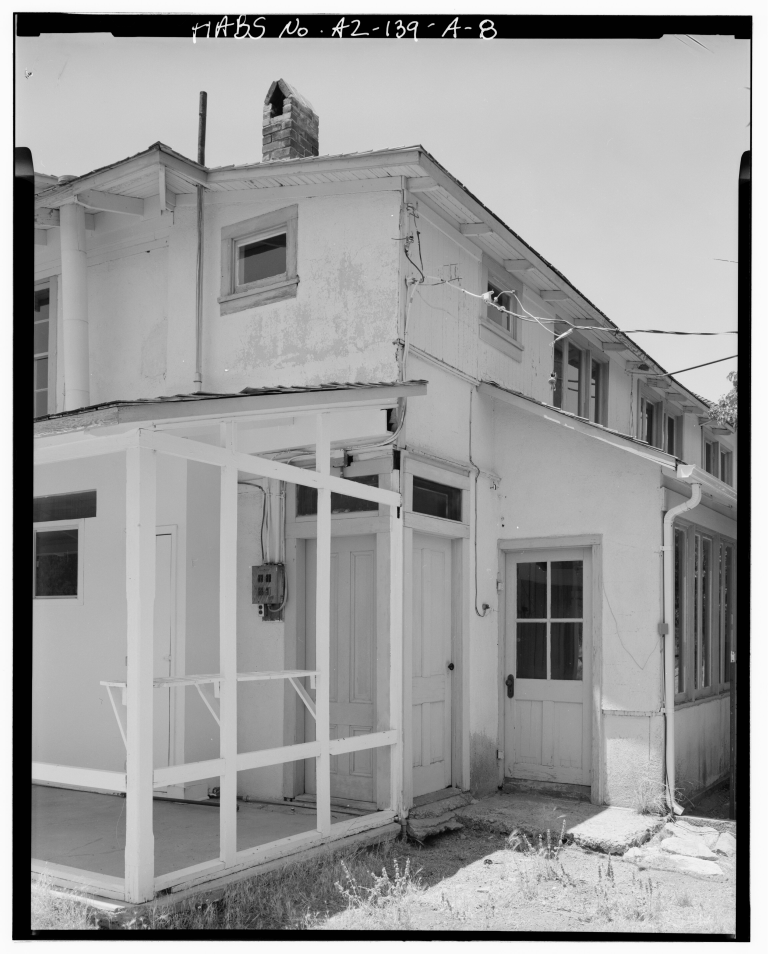
#> input picture chiricahua-media2/img/commons_2f6954ec6d.jpg, 3840 x 4767 px (shown at 1/5 size)
$ python anim.py ../../chiricahua-media2/img/commons_2f6954ec6d.jpg ../../chiricahua-media2/img/commons_373ed6f118.jpg ../../chiricahua-media2/img/commons_373ed6f118.jpg 1.0
#> lines starting #> are read from the running program, lines starting #| are printed output that depends on the picture
"""Animate AI stills for free on CPU: monocular depth (Depth-Anything-V2-Small, Apache-2.0) -> 2.5D parallax push-in,
or a plain Ken Burns move ("basic"). Usage: anim.py IMG OUT.mp4 MODE SECONDS   (MODE = parallax | kenburns)"""
import sys, subprocess, numpy as np, cv2
from PIL import Image

img_p, out, mode, secs = sys.argv[1], sys.argv[2], sys.argv[3], float(sys.argv[4])
W, H, FPS = 1920, 1080, 30
M = 1.12                                                  # render margin so edges never show
src = cv2.cvtColor(np.array(Image.open(img_p).convert("RGB")), cv2.COLOR_RGB2BGR)
src = cv2.resize(src, (int(W * M), int(H * M)), interpolation=cv2.INTER_LANCZOS4)
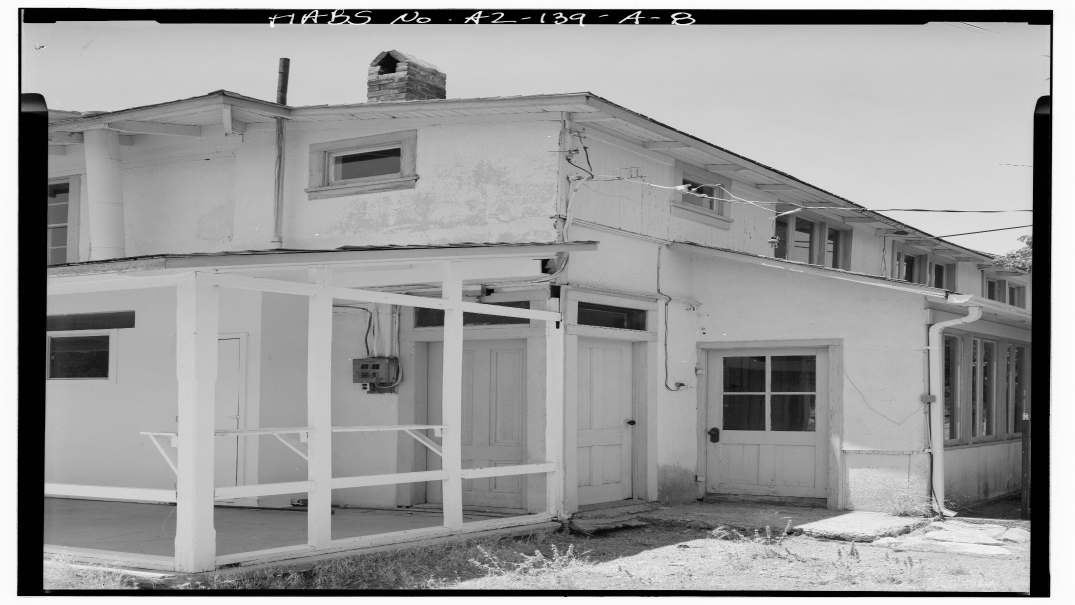
#> src: shape (1209, 2150, 3) (shown at 1/2 size); min 0, max 255, mean 154.6
sh, sw = src.shape[:2]
#> sh = 1209; sw = 2150
if mode == "parallax":
    from transformers import pipeline
    dep = pipeline("depth-estimation", model="depth-anything/Depth-Anything-V2-Small-hf")(Image.open(img_p).convert("RGB"))["depth"]
    d = cv2.resize(np.array(dep).astype(np.float32), (sw, sh), interpolation=cv2.INTER_CUBIC)
    d = (d - d.min()) / (np.ptp(d) + 1e-6)                # 1 = near
    d = cv2.GaussianBlur(d, (0, 0), 9)                    # soft depth = no tearing at edges
else:
    d = np.zeros((sh, sw), np.float32)
dd = cv2.resize(d, (W, H))
#> d: shape (1209, 2150) float32; every value is 0
ys, xs = np.mgrid[0:H, 0:W].astype(np.float32)
cx, cy = W / 2, H / 2
#> (the run stopped early here; a loop or call above may not have finished)

$ run again, on chiricahua-media2/img/commons_3deaf7b0ca.jpg
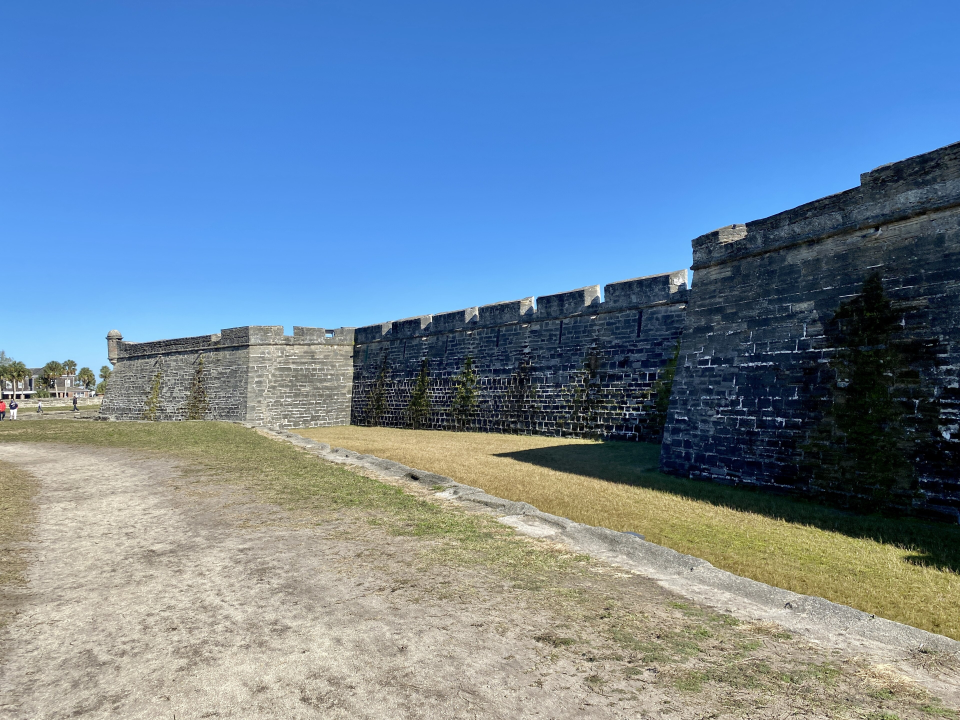
#> input picture chiricahua-media2/img/commons_3deaf7b0ca.jpg, 3840 x 2880 px (shown at 1/4 size)
#> `src = cv2.resize(src, (int(W * M), int(H * M)), interpolation=cv2.INTE..`:
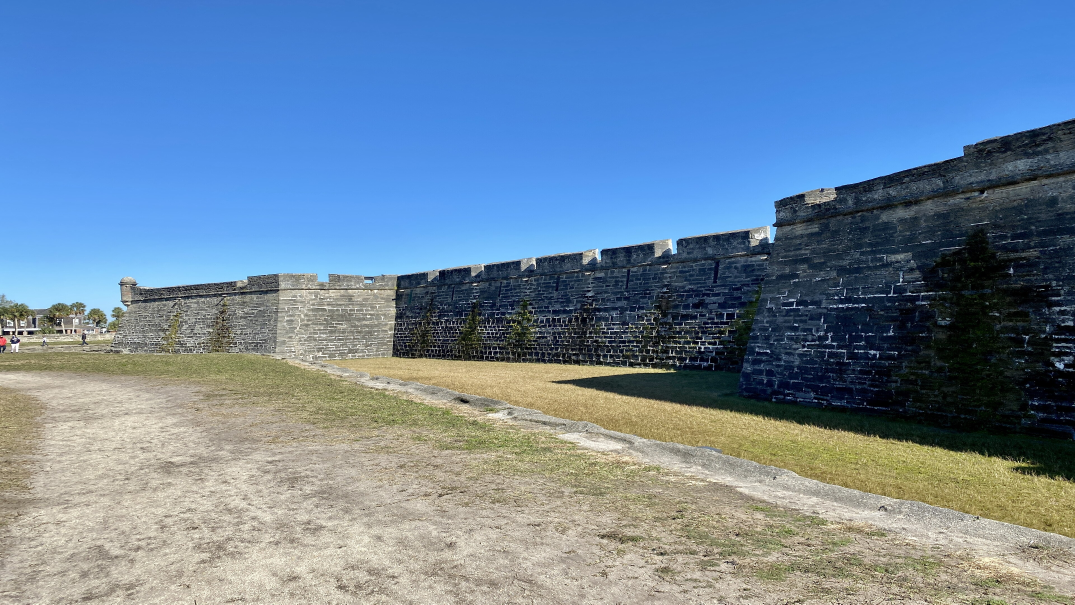
#> src: shape (1209, 2150, 3) (shown at 1/2 size); mean B, G, R 158.7, 133.9, 108.8
#> d: shape (1209, 2150) float32; every value is 0

$ run again, on chiricahua-media2/img/commons_92d4e9bdba.jpg
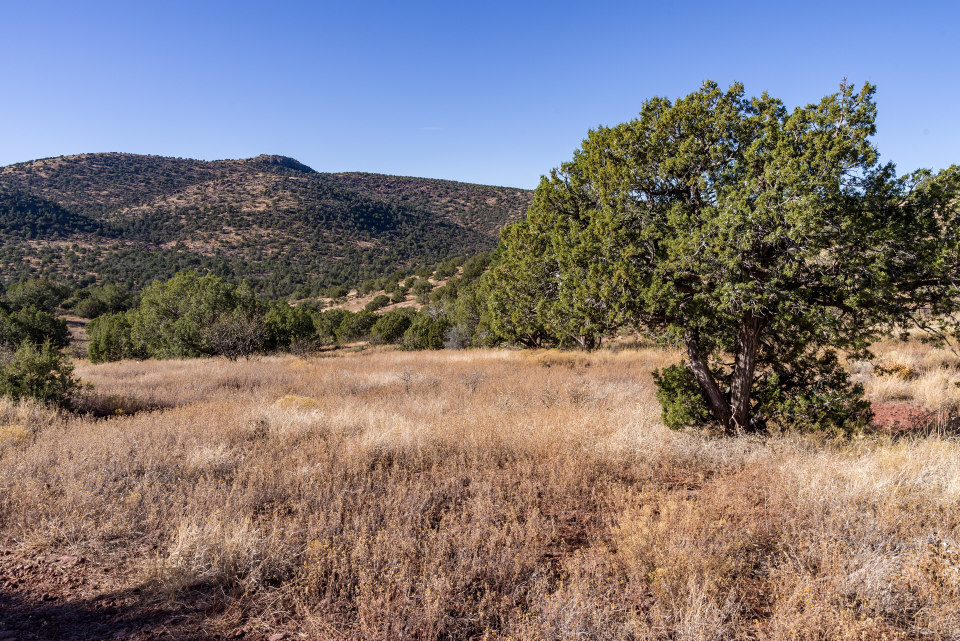
#> input picture chiricahua-media2/img/commons_92d4e9bdba.jpg, 3840 x 2563 px (shown at 1/4 size)
#> `src = cv2.resize(src, (int(W * M), int(H * M)), interpolation=cv2.INTE..`:
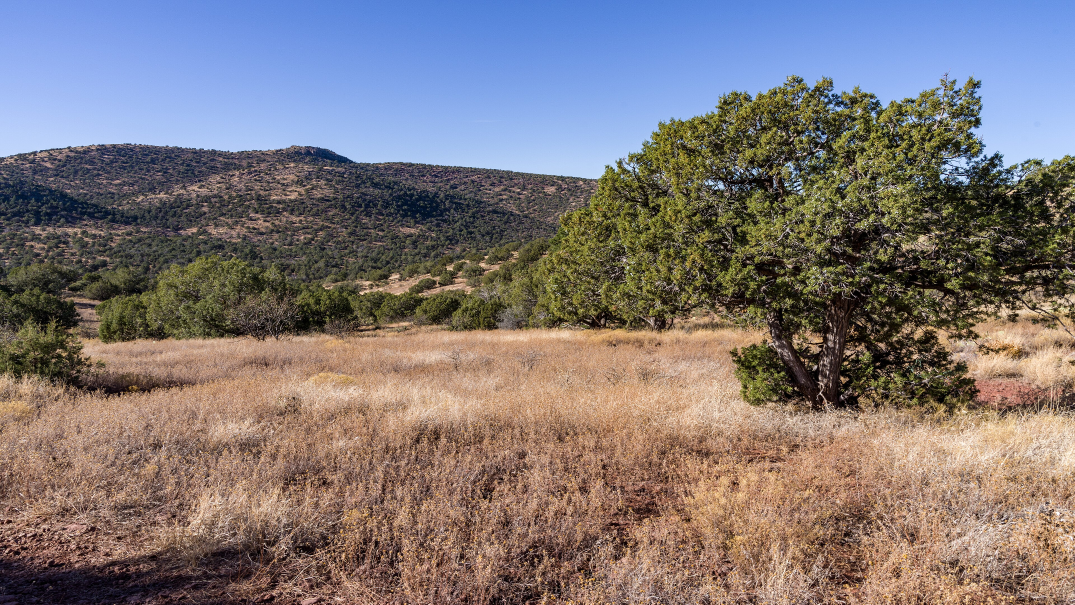
#> src: shape (1209, 2150, 3) (shown at 1/2 size); mean B, G, R 118.6, 117.9, 126
#> d: shape (1209, 2150) float32; every value is 0
